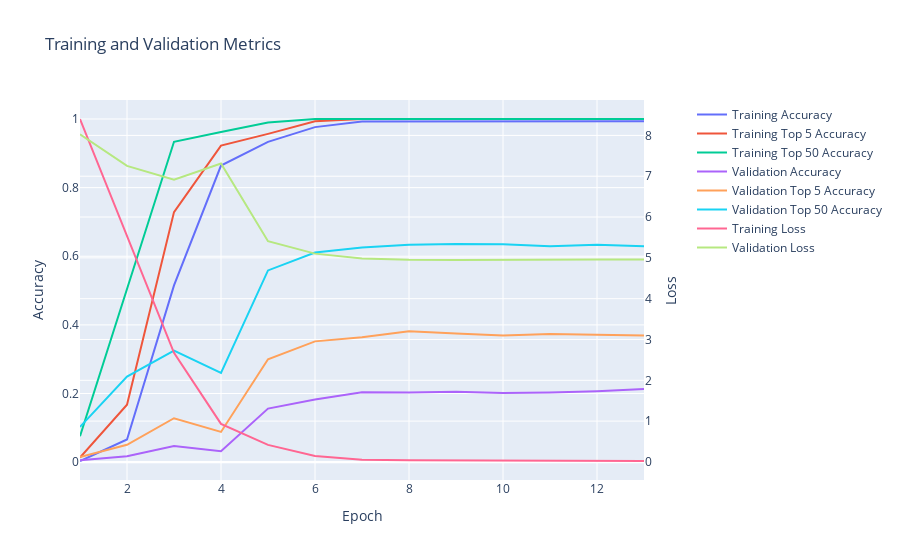

The code cell stored with this chart in its notebook:
### Code cell
arcface_cross_entropy_model.display_training_history()

### Figure 1 — Plotly figure (JSON) as saved in the notebook; plotly's stock layout.template omitted (floating-point values rounded to 4 significant figures)
{"data": [{"mode": "lines", "name": "Training Accuracy", "type": "scatter", "x": [1, 2, 3, 4, 5, 6, 7, 8, 9, 10, 11, 12, 13], "xaxis": "x", "y": [0.00333, 0.06593, 0.5152, 0.8645, 0.9334, 0.9764, 0.9927, 0.9927, 0.9927, 0.9927, 0.9927, 0.993, 0.9933, 0.993], "yaxis": "y"}, {"mode": "lines", "name": "Training Top 5 Accuracy", "type": "scatter", "x": [1, 2, 3, 4, 5, 6, 7, 8, 9, 10, 11, 12, 13], "xaxis": "x", "y": [0.01332, 0.1672, 0.7286, 0.9224, 0.9567, 0.9933, 1.0, 1.0, 1.0, 1.0, 1.0, 1.0, 1.0, 1.0], "yaxis": "y"}, {"mode": "lines", "name": "Training Top 50 Accuracy", "type": "scatter", "x": [1, 2, 3, 4, 5, 6, 7, 8, 9, 10, 11, 12, 13], "xaxis": "x", "y": [0.07559, 0.5035, 0.9337, 0.962, 0.9897, 0.9997, 1.0, 1.0, 1.0, 1.0, 1.0, 1.0, 1.0, 1.0], "yaxis": "y"}, {"mode": "lines", "name": "Validation Accuracy", "type": "scatter", "x": [1, 2, 3, 4, 5, 6, 7, 8, 9, 10, 11, 12, 13], "xaxis": "x", "y": [0.005333, 0.01733, 0.04667, 0.032, 0.156, 0.1827, 0.204, 0.2027, 0.2053, 0.2013, 0.2027, 0.2067, 0.2133, 0.2107], "yaxis": "y"}, {"mode": "lines", "name": "Validation Top 5 Accuracy", "type": "scatter", "x": [1, 2, 3, 4, 5, 6, 7, 8, 9, 10, 11, 12, 13], "xaxis": "x", "y": [0.01467, 0.05067, 0.128, 0.088, 0.3, 0.352, 0.364, 0.3813, 0.3747, 0.3693, 0.3733, 0.3707, 0.3693, 0.3693], "yaxis": "y"}, {"mode": "lines", "name": "Validation Top 50 Accuracy", "type": "scatter", "x": [1, 2, 3, 4, 5, 6, 7, 8, 9, 10, 11, 12, 13], "xaxis": "x", "y": [0.1027, 0.2493, 0.3253, 0.26, 0.5587, 0.6107, 0.6253, 0.6333, 0.636, 0.6347, 0.6293, 0.6333, 0.6293, 0.6253], "yaxis": "y"}, {"mode": "lines", "name": "Training Loss", "type": "scatter", "x": [1, 2, 3, 4, 5, 6, 7, 8, 9, 10, 11, 12, 13], "xaxis": "x", "y": [8.402, 5.526, 2.674, 0.9317, 0.4172, 0.1436, 0.05587, 0.03937, 0.03261, 0.02745, 0.02452, 0.02502, 0.02302, 0.02059], "yaxis": "y2"}, {"mode": "lines", "name": "Validation Loss", "type": "scatter", "x": [1, 2, 3, 4, 5, 6, 7, 8, 9, 10, 11, 12, 13], "xaxis": "x", "y": [8.027, 7.253, 6.917, 7.314, 5.408, 5.104, 4.983, 4.952, 4.949, 4.955, 4.961, 4.96, 4.957, 4.957], "yaxis": "y2"}], "layout": {"title": {"text": "Training and Validation Metrics"}, "xaxis": {"anchor": "y", "domain": [0.0, 0.94], "title": {"text": "Epoch"}}, "yaxis": {"anchor": "x", "domain": [0.0, 1.0], "title": {"text": "Accuracy"}}, "yaxis2": {"anchor": "x", "overlaying": "y", "side": "right", "title": {"text": "Loss"}}}}
